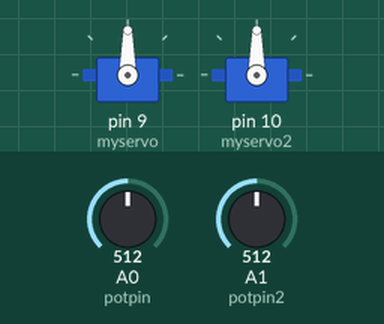
The sketch below on a simulated Arduino Uno, built with avr-gcc and run on an emulated ATmega328P. Parts: 2 × servo. The inputs (shaded band) are chosen by the test bench; at power-on: A0 (potpin) = 512, A1 (potpin2) = 512.

Above: at 1.2 s.
1.3 s: A0 (potpin) set to 716
At 2.5 s:
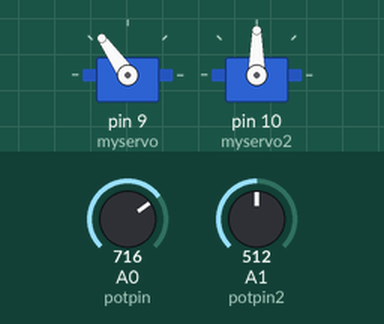
2.8 s: A1 (potpin2) set to 716
At 3.1 s:
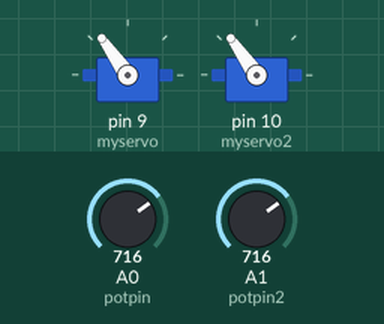
4.3 s: A0 (potpin) set to 900
At 5.5 s:
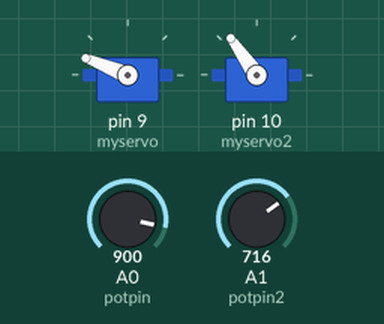
5.8 s: A1 (potpin2) set to 900
At 6.6 s:
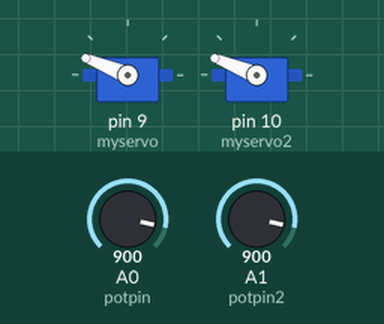
7.3 s: A0 (potpin) set to 1023
At 7.8 s:
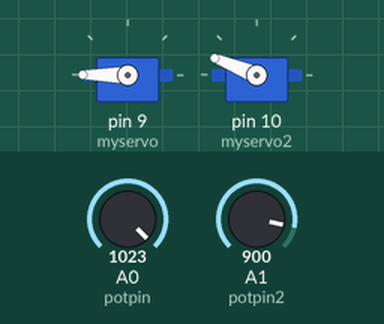
8.8 s: A1 (potpin2) set to 1023
At 10.1 s:
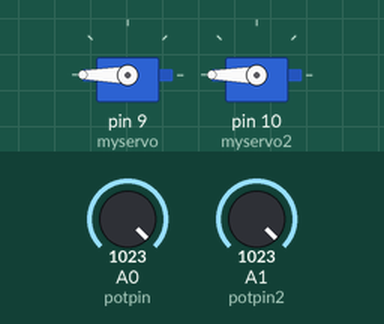
Timing chart, 0 to 11.3 s (numbered marks = the images above; inputs shaded):
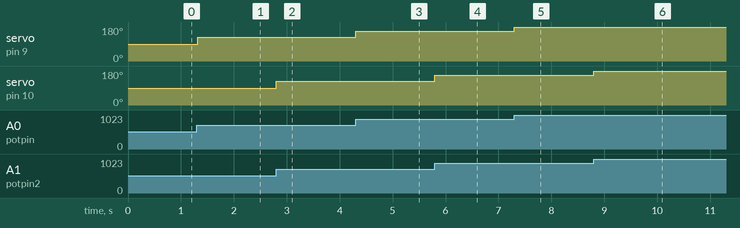

Measured:
- after the input at 1.3 s, servo on pin 9 (myservo): 90° → 125° at once
- after the input at 2.8 s, servo on pin 10 (myservo2): 90° → 125° at once
- after the input at 4.3 s, servo on pin 9 (myservo): 125° → 158° at once
- after the input at 5.8 s, servo on pin 10 (myservo2): 125° → 158° at once
- after the input at 7.3 s, servo on pin 9 (myservo): 158° → 180° at once
- after the input at 8.8 s, servo on pin 10 (myservo2): 158° → 180° at once

The sketch:

EtchASketch.ino
```cpp
//This code uses the potentiometer control code referenced from Scott Fitzgerald,  http://www.arduino.cc/en/Tutorial/Sweep. However it has been adjusted and changed into my own code for a Etch a Sketch using two potentiometers and two servo motors that makeup a arm.

#include <Servo.h>

Servo myservo;  // create servo object to control a servo
Servo myservo2; //named my second servo myservo2
// twelve servo objects can be created on most boards

int potpin = 0; //this is the analog pin that is being used
int potpin2 = A1;//reads the value of a1 pin
int val = 0;    // variable to store the servo position
int val2 = 0;    // variable to store the servo position

void setup() {

  myservo.attach(9);  // attaches the servo on pin 9 to the servo object
  myservo2.attach(10); //attached my second servo to pin 10
}

void loop() {
  val = analogRead(potpin);
  val2 = analogRead(potpin2);//this is the vairable foe the
  val =map(val, 0, 1023, 0, 180);//a range between 90 and 180 is mapped so that the mechanical chopsticks can not go any further in and break each other
  val2 =map(val2, 0, 1023, 0, 180);//a range between 90 and 180 is mapped so that the mechanical chopsticks can not go any further in and break each other
  myservo.write(val);//the position of the first servo is 180 subtract the value so that it mirrors the other servo motor
  myservo2.write(val2);//this uses the second potentiometer to write the value of the motor angle
  delay(15);
}
```
